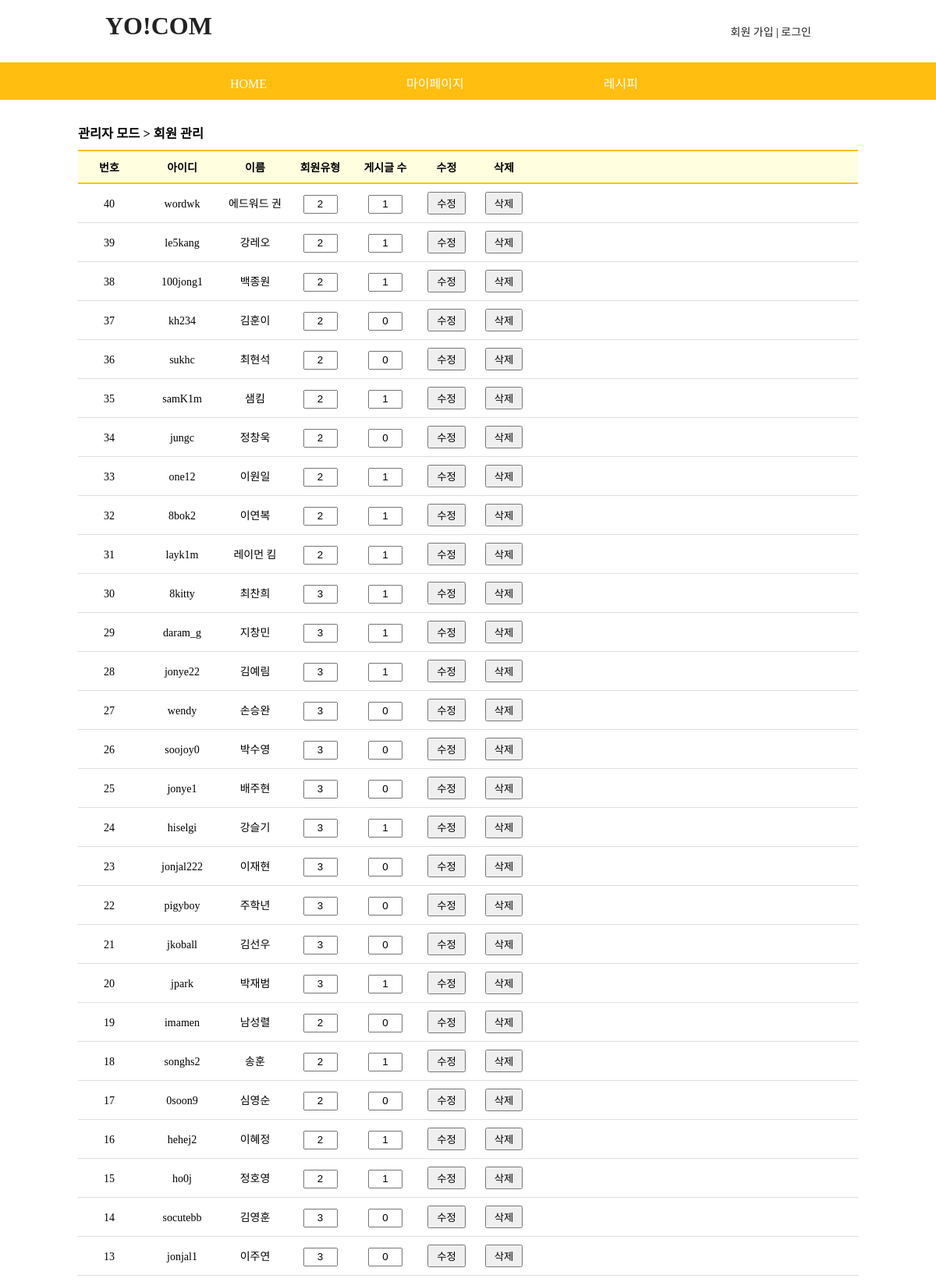
The app's page /admin.php (upper part) with its own data.
### tables this page shows
CREATE TABLE DBmember (
    	num int not null auto_increment,
   	id char(20) not null,
    	pass char(20) not null,
	memtype int not null,
    	name char(10) not null,
	luvcook char(20) not null,
	cnt int not null,
    	aller char(20),
    	PRIMARY KEY(num),
	FOREIGN KEY(aller) REFERENCES allergy(big) ON DELETE CASCADE ON UPDATE CASCADE
);

### admin.php (the view, shortened to what this page needs)
<!DOCTYPE html>
<html>
<head>
<link rel="stylesheet" type="text/css" href="./css/common.css">
<link rel="stylesheet" type="text/css" href="./css/admin.css?after">
</head>
<body>
<header>
    <?php include "header.php";?>
</header>
<section>
   	<div id="admin_box">
	    <h3 id="member_title">
	    	관리자 모드 > 회원 관리
		</h3>
	    <ul id="member_list">
				<li>
					<span class="col1">번호</span>
					<span class="col2">아이디</span>
					<span class="col3">이름</span>
					<span class="col4">회원유형</span>
					<span class="col5">게시글 수</span>
					<span class="col7">수정</span>
					<span class="col8">삭제</span>
				</li>
<?php
	$con = mysqli_connect("localhost", "user1", "12345", "yocom");
	$sql = "select * from dbmember order by num desc";
	$result = mysqli_query($con, $sql);
	$total_record = mysqli_num_rows($result);
	$number = $total_record;
   while ($row = mysqli_fetch_array($result))
   {
      $num         = $row["num"];
	  $id          = $row["id"];
	  $name        = $row["name"];
	  $memtype     = $row["memtype"];
      $cnt       = $row["cnt"];
?>
		<li>
		<form method="post" action="admin_member_update.php?num=<?=$num?>">
			<span class="col1"><?=$number?></span>
			<span class="col2"><?=$id?></a></span>
			<span class="col3"><?=$name?></span>
			<span class="col4"><input type="text" name="memtype" value="<?=$memtype?>"></span>
			<span class="col5"><input type="text" name="cnt" value="<?=$cnt?>"></span>
			<span class="col7"><button type="submit">수정</button></span>
			<span class="col8"><button type="button" onclick="location.href='admin_member_delete.php?num=<?=$num?>'">삭제</button></span>
		</form>
		</li>
<?php
   	   $number--;
   }
?>
	    </ul>
	</div>
</section>
</body>
</html>

### css/common.css (style rules this page uses)
* { padding: 0; margin: 0; }
body { font-family: "돋움"; font-size: 14px; }
ul { list-style-type: none; }

### css/admin.css (style rules this page uses)
#admin_box { width: 1000px; margin: 0 auto; }
#admin_box h3#member_title { margin: 30px 0 10px 0; }
#member_list { margin: 10px 0 30px 0; }
#member_list li:nth-child(1) { font-weight: bold; border-top: solid 2px #FFBE10; border-bottom: solid 2px #FFBE10; background-color: #FFFFE0; }
#member_list li { padding: 10px 0; border-bottom: solid 1px #dddddd; }
#member_list span { display: inline-block; text-align: center; }
#member_list input { width: 40px; height: 20px; text-align: center; }
#member_list button { padding: 3px 10px; }
#member_list .col1 { width: 80px; }
#member_list .col2 { width: 100px; }
#member_list .col3 { width: 80px; }
#member_list .col4 { width: 80px; }
#member_list .col5 { width: 80px; }
#member_list .col7 { width: 70px; }
#member_list .col8 { width: 70px; }

### records on screen
dbmember: id "wordwk", name "에드워드 권", memtype "2", cnt "1"
dbmember: id "le5kang", name "강레오", memtype "2", cnt "1"
dbmember: id "100jong1", name "백종원", memtype "2", cnt "1"
dbmember: id "kh234", name "김훈이", memtype "2", cnt "0"
dbmember: id "sukhc", name "최현석", memtype "2", cnt "0"
dbmember: id "samK1m", name "샘킴", memtype "2", cnt "1"
dbmember: id "jungc", name "정창욱", memtype "2", cnt "0"
dbmember: id "one12", name "이원일", memtype "2", cnt "1"
dbmember: id "8bok2", name "이연복", memtype "2", cnt "1"
dbmember: id "layk1m", name "레이먼 킴", memtype "2", cnt "1"
dbmember: id "8kitty", name "최찬희", memtype "3", cnt "1"
dbmember: id "daram_g", name "지창민", memtype "3", cnt "1"
dbmember: id "jonye22", name "김예림", memtype "3", cnt "1"
dbmember: id "wendy", name "손승완", memtype "3", cnt "0"
dbmember: id "soojoy0", name "박수영", memtype "3", cnt "0"
dbmember: id "jonye1", name "배주현", memtype "3", cnt "0"
dbmember: id "hiselgi", name "강슬기", memtype "3", cnt "1"
dbmember: id "jonjal222", name "이재현", memtype "3", cnt "0"
dbmember: id "pigyboy", name "주학년", memtype "3", cnt "0"
dbmember: id "jkoball", name "김선우", memtype "3", cnt "0"
dbmember: id "jpark", name "박재범", memtype "3", cnt "1"
dbmember: id "imamen", name "남성렬", memtype "2", cnt "0"
dbmember: id "songhs2", name "송훈", memtype "2", cnt "1"
dbmember: id "0soon9", name "심영순", memtype "2", cnt "0"
dbmember: id "hehej2", name "이혜정", memtype "2", cnt "1"
dbmember: id "ho0j", name "정호영", memtype "2", cnt "1"
dbmember: id "socutebb", name "김영훈", memtype "3", cnt "0"
dbmember: id "jonjal1", name "이주연", memtype "3", cnt "0"
